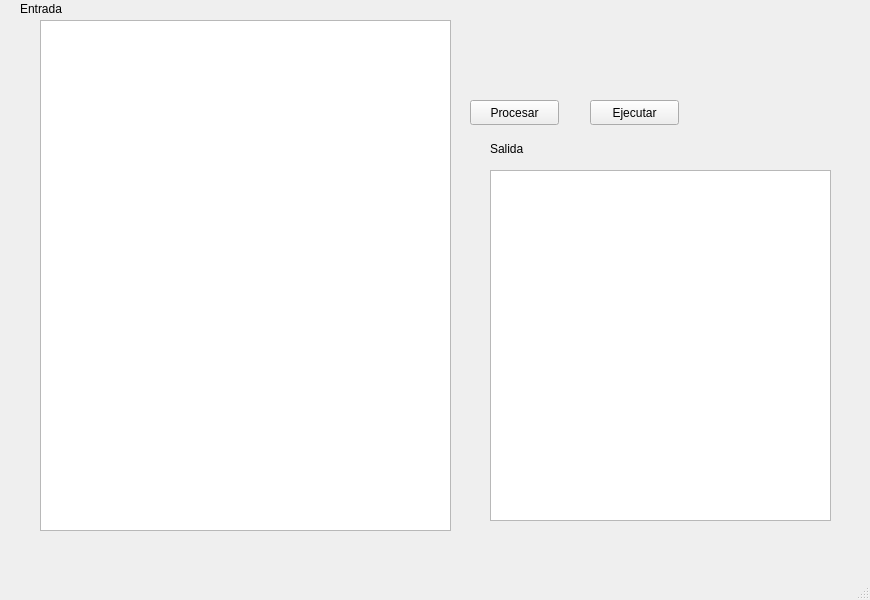
<?xml version="1.0" encoding="UTF-8"?>
<ui version="4.0">
 <class>MainWindow</class>
 <widget class="QMainWindow" name="MainWindow">
  <property name="geometry">
   <rect>
    <x>0</x>
    <y>0</y>
    <width>870</width>
    <height>600</height>
   </rect>
  </property>
  <property name="windowTitle">
   <string>MainWindow</string>
  </property>
  <widget class="QWidget" name="centralwidget">
   <widget class="QPushButton" name="pushButton">
    <property name="geometry">
     <rect>
      <x>470</x>
      <y>100</y>
      <width>89</width>
      <height>25</height>
     </rect>
    </property>
    <property name="text">
     <string>Procesar</string>
    </property>
   </widget>
   <widget class="QTextEdit" name="textEdit">
    <property name="geometry">
     <rect>
      <x>40</x>
      <y>20</y>
      <width>411</width>
      <height>511</height>
     </rect>
    </property>
   </widget>
   <widget class="QTextEdit" name="textEdit_2">
    <property name="geometry">
     <rect>
      <x>490</x>
      <y>170</y>
      <width>341</width>
      <height>351</height>
     </rect>
    </property>
   </widget>
   <widget class="QLabel" name="label">
    <property name="geometry">
     <rect>
      <x>20</x>
      <y>0</y>
      <width>67</width>
      <height>17</height>
     </rect>
    </property>
    <property name="text">
     <string>Entrada</string>
    </property>
   </widget>
   <widget class="QLabel" name="label_2">
    <property name="geometry">
     <rect>
      <x>490</x>
      <y>140</y>
      <width>67</width>
      <height>17</height>
     </rect>
    </property>
    <property name="text">
     <string>Salida</string>
    </property>
   </widget>
   <widget class="QPushButton" name="pushButton_2">
    <property name="geometry">
     <rect>
      <x>590</x>
      <y>100</y>
      <width>89</width>
      <height>25</height>
     </rect>
    </property>
    <property name="text">
     <string>Ejecutar</string>
    </property>
   </widget>
  </widget>
  <widget class="QMenuBar" name="menubar">
   <property name="geometry">
    <rect>
     <x>0</x>
     <y>0</y>
     <width>870</width>
     <height>22</height>
    </rect>
   </property>
  </widget>
  <widget class="QStatusBar" name="statusbar"/>
 </widget>
 <resources/>
 <connections/>
</ui>
